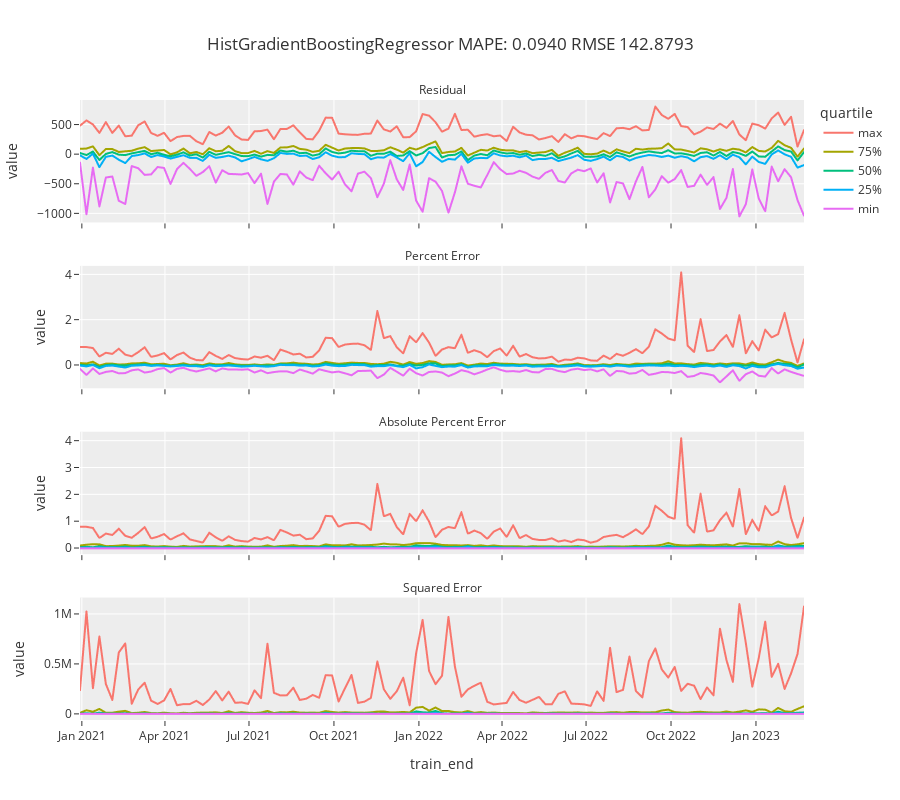

Notebook source saved alongside this figure:
### Code cell
import plotly.express as px

# to display in plot title
model_type = str(MODEL).split("'")[1].split(".")[-1]
mape = predictions["Absolute Percent Error"].mean()
rmse = predictions["Squared Error"].mean() ** 0.5

# massage prediction summary into long-form with desired quartiles
df = prediction_summary.stack([0, 1]).loc[:, 
    ['Residual', 'Percent Error', 'Absolute Percent Error', 'Squared Error'],
    ['max', '75%', '50%', '25%', 'min']
    ].reset_index(name='value').rename(
        {'level_1': 'metric', 'level_2': 'quartile'}, axis=1)

fig = px.line(df, x="train_end", y="value", color="quartile", facet_col_wrap=1,
    facet_col="metric", title=f'{model_type} MAPE: {mape:.4f} RMSE {rmse:.4f}',
    height=800, template='ggplot2')
fig.update_yaxes(matches=None)
fig.for_each_annotation(lambda a: a.update(text=a.text.split("=")[-1]))
fig.show()
